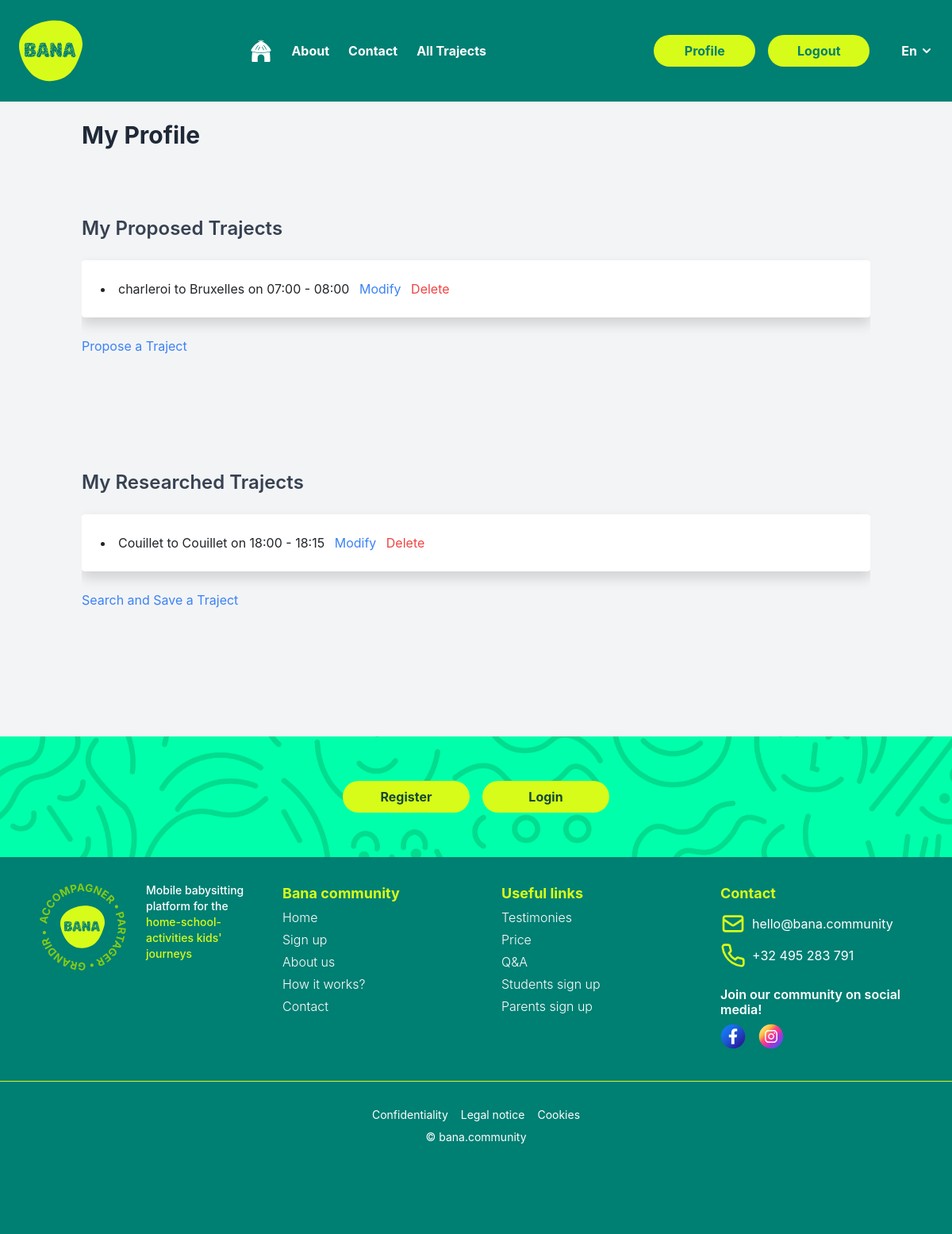
Screenshot of /profile/ (signed in) with the database file from the repository.
### trajects/models.py (models this page shows, shortened)
class ProposedTraject(models.Model):
    traject = models.ForeignKey(Traject, on_delete=models.CASCADE)
    member = models.ForeignKey(Members, related_name='proposed_trajects', on_delete=models.CASCADE)
    transport_modes = models.ManyToManyField(TransportMode, related_name='proposed_trajects')
    departure_time = models.TimeField()
    arrival_time = models.TimeField()
    name = models.CharField(max_length=100)
    details = models.TextField()
    detour_distance = models.FloatField(blank=True, null=True)
    @classmethod
    def get_proposed_trajects_by_member(cls, member):
        return cls.objects.filter(member=member)

class Traject(models.Model):
    start_street = models.CharField(max_length=100, blank=True)
    start_number = models.CharField(max_length=10, blank=True)
    start_box = models.CharField(max_length=10, blank=True)
    start_zp = models.CharField(max_length=10, blank=True)
    start_locality = models.CharField(max_length=100, blank=True)
    start_country = models.CharField(max_length=100, default='Belgium')
    end_street = models.CharField(max_length=100, blank=True)
    end_number = models.CharField(max_length=10, blank=True)
    end_box = models.CharField(max_length=10, blank=True)
    end_zp = models.CharField(max_length=10, blank=True)
    end_locality = models.CharField(max_length=100, blank=True)
    end_country = models.CharField(max_length=100, default='Belgium')
    start_coordinate = models.CharField(max_length=50, blank=True, null=True)
    end_coordinate = models.CharField(max_length=50, blank=True, null=True)
    distance = models.FloatField(blank=True, null=True)

class ResearchedTraject(models.Model):
    traject = models.ForeignKey(Traject, on_delete=models.CASCADE)
    member = models.ForeignKey(Members, related_name='researched_trajects', on_delete=models.CASCADE)
    transport_modes = models.ManyToManyField(TransportMode, related_name='researched_trajects')
    departure_time = models.TimeField()
    arrival_time = models.TimeField()
    name = models.CharField(max_length=100)
    details = models.TextField()
    @classmethod
    def get_researched_trajects_by_member(cls, member):
        return cls.objects.filter(member=member)

### members/views.py (the view)
# urls.py: path('profile/', views.profile_user, name='profile'),
@login_required
def profile(request):
    if request.user.is_authenticated:
        member = request.user.members
        proposed_trajects = ProposedTraject.get_proposed_trajects_by_member(member)
        researched_trajects = ResearchedTraject.get_researched_trajects_by_member(member)
        context = {
            'proposed_trajects': proposed_trajects,
            'researched_trajects': researched_trajects,
        }
    else:
        context = {}
    return render(request, 'members/profile.html', context)

### members/templates/members/profile.html (shortened to what this page needs)
{% extends 'layouts/base.html' %}
{% block content %}
<div class="bg-gray-100 min-h-screen p-6">
    <div class="container mx-auto">
        <h2 class="text-3xl font-bold text-gray-800 mb-6">My Profile</h2>
        <section class="mb-6">
            <h3 class="text-2xl font-semibold text-gray-700 mb-4">My Proposed Trajects</h3>
            {% if proposed_trajects %}
                <ul class="list-disc list-inside space-y-2">
                    {% for traject in proposed_trajects %}
                        <li class="bg-white shadow p-4 rounded">
                            {{ traject.traject.start_locality }} to {{ traject.traject.end_locality }} on {{ traject.departure_time }} - {{ traject.arrival_time }}
                            <a href="{% url 'modify_traject' traject.id 'proposed' %}" class="text-blue-500 hover:text-blue-700 ml-2">Modify</a>
                            <a href="{% url 'delete_traject' traject.id 'proposed' %}" class="text-red-500 hover:text-red-700 ml-2">Delete</a>
                        </li>
                    {% endfor %}
                </ul>
            {% else %}
                <p class="text-gray-600">You have not proposed any trajects.</p>
            {% endif %}
            <a href="{% url 'proposed_traject' %}" class="text-blue-500 hover:text-blue-700 mt-4 inline-block">Propose a Traject</a>
        </section>
        <section>
            <h3 class="text-2xl font-semibold text-gray-700 mb-4">My Researched Trajects</h3>
            {% if researched_trajects %}
                <ul class="list-disc list-inside space-y-2">
                    {% for traject in researched_trajects %}
                        <li class="bg-white shadow p-4 rounded">
                            {{ traject.traject.start_locality }} to {{ traject.traject.end_locality }} on {{ traject.departure_time }} - {{ traject.arrival_time }}
                            <a href="{% url 'modify_traject' traject.id 'researched' %}" class="text-blue-500 hover:text-blue-700 ml-2">Modify</a>
                            <a href="{% url 'delete_traject' traject.id 'researched' %}" class="text-red-500 hover:text-red-700 ml-2">Delete</a>
                        </li>
                    {% endfor %}
                </ul>
            {% else %}
                <p class="text-gray-600">You have not researched any trajects.</p>
            {% endif %}
            <a href="{% url 'searched_traject' %}" class="text-blue-500 hover:text-blue-700 mt-4 inline-block">Search and Save a Traject</a>
        </section>
    </div>
</div>
{% endblock %}

### bana/static/bana/css/style.css (style rules this page uses)
body { background-color: f3f3f3; }
section, .section { padding: 60px 0; overflow: clip; }

### rows the page displays
ProposedTraject: traject.start_locality "charleroi", traject.end_locality "Bruxelles", departure_time "07:00", arrival_time "08:00"
ResearchedTraject: traject.start_locality "Couillet", traject.end_locality "Couillet", departure_time "18:00", arrival_time "18:15"
